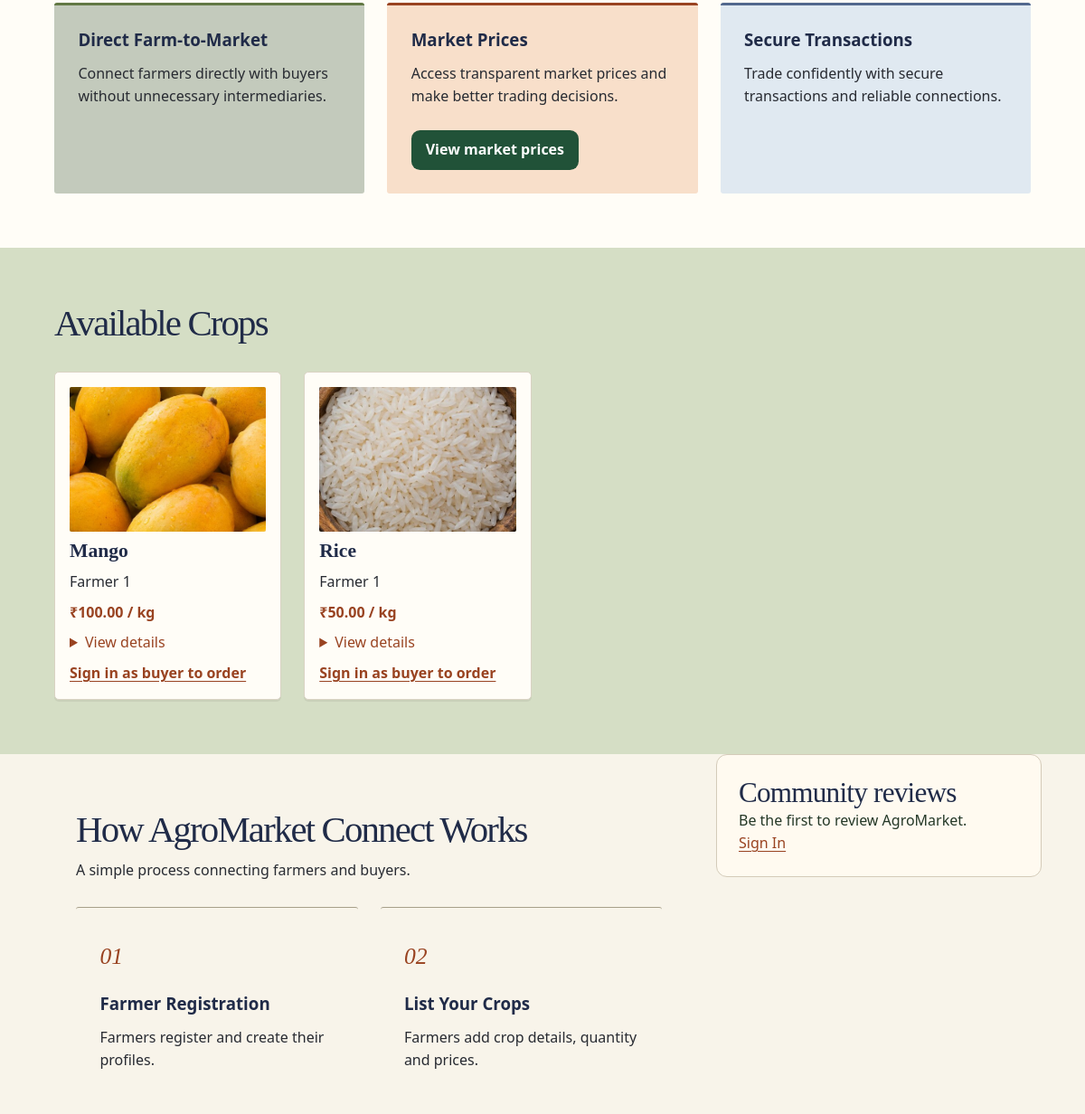
/Home/index.php (middle part), run on an earlier commit of the app's database.
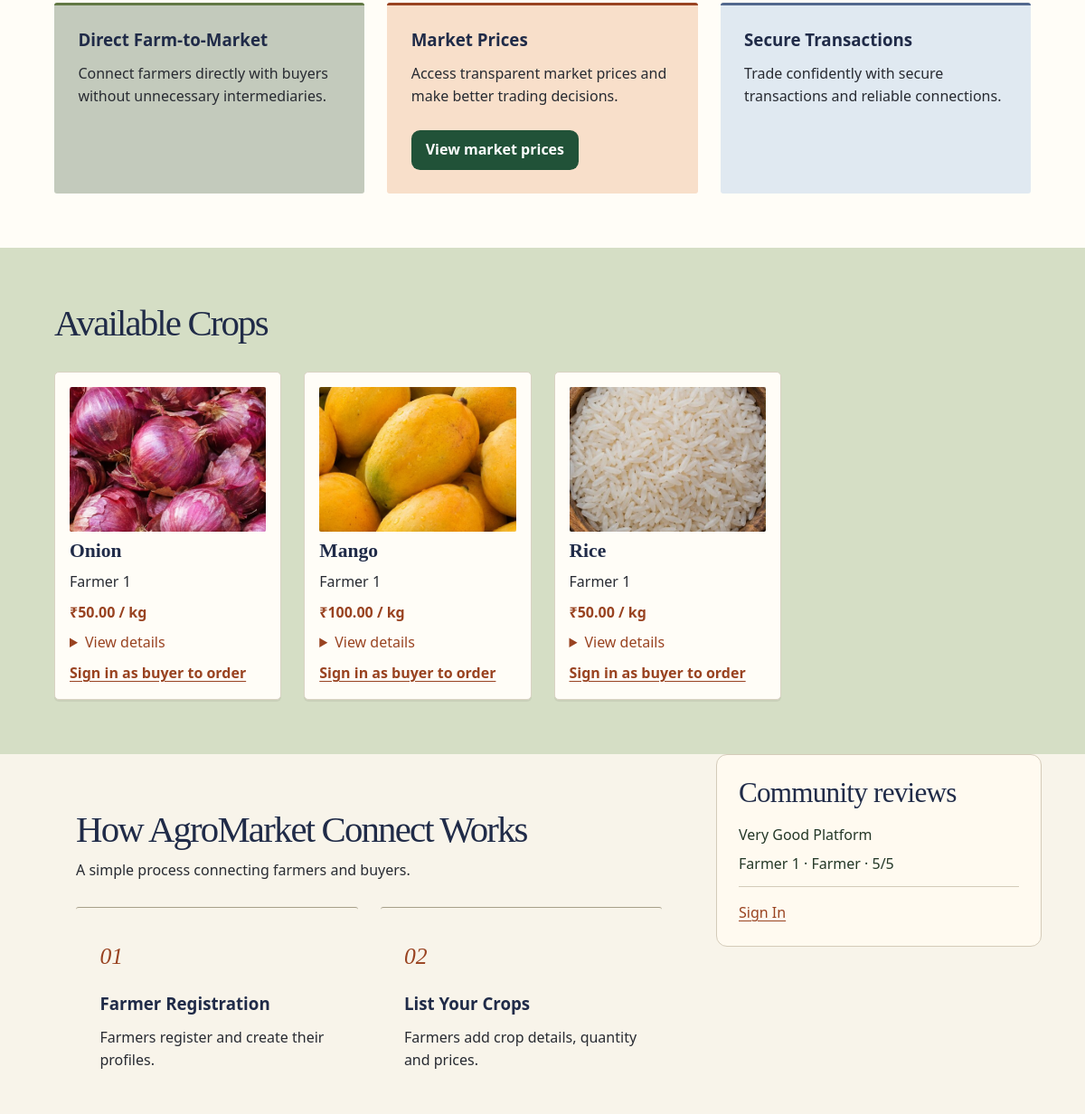
And on a later commit of the database.
### tables this page shows
CREATE TABLE `crop_listings` (
    `listing_id` bigint(20) UNSIGNED NOT NULL,
    `farmer_id` bigint(20) UNSIGNED NOT NULL,
    `category_id` int(10) UNSIGNED NOT NULL,
    `crop_name` varchar(120) NOT NULL,
    `variety` varchar(120) DEFAULT NULL,
    `description` text DEFAULT NULL,
    `quantity_available` decimal(12, 3) NOT NULL,
    `quantity_unit` varchar(20) NOT NULL,
    `price_per_unit` decimal(12, 2) NOT NULL,
    `minimum_order_quantity` decimal(12, 3) DEFAULT NULL,
    `quality_grade` varchar(50) DEFAULT NULL,
    `harvest_date` date DEFAULT NULL,
    `available_from` date DEFAULT NULL,
    `available_until` date DEFAULT NULL,
    `listing_status` enum(
        'available',
        'paused',
        'sold_out',
        'removed'
    ) NOT NULL DEFAULT 'available',
    `created_at` datetime DEFAULT current_timestamp(),
    `updated_at` datetime DEFAULT current_timestamp() ON UPDATE current_timestamp()
);

CREATE TABLE `users` (
    `user_id` bigint(20) UNSIGNED NOT NULL,
    `role` enum('admin', 'farmer', 'buyer') NOT NULL,
    `full_name` varchar(100) NOT NULL,
    `email` varchar(150) DEFAULT NULL,
    `mobile` varchar(15) DEFAULT NULL,
    `password_hash` varchar(255) NOT NULL,
    `account_status` enum(
        'pending',
        'active',
        'suspended',
        'closed'
    ) NOT NULL DEFAULT 'pending',
    `email_verified_at` datetime DEFAULT NULL,
    `mobile_verified_at` datetime DEFAULT NULL,
    `last_login_at` datetime DEFAULT NULL,
    `created_at` datetime NOT NULL DEFAULT current_timestamp(),
    `updated_at` datetime NOT NULL DEFAULT current_timestamp(),
    `token` varchar(64) DEFAULT NULL,
    `username` varchar(50) NOT NULL,
    `last_login` datetime DEFAULT NULL
);

CREATE TABLE `platform_reviews` (
    `user_id` bigint(20) UNSIGNED NOT NULL,
    `rating` tinyint(3) UNSIGNED NOT NULL,
    `review_text` varchar(400) NOT NULL,
    `updated_at` datetime NOT NULL DEFAULT current_timestamp()
);

### Home/includes/home-languages.php (called while the page is built, shortened)
<?php
$homeLanguage  = $_SESSION['home_language'] ?? $_COOKIE['agromarket_language'] ?? 'en';
$t = static function (string $english) use ($homeCopy, $homeLanguage): string {
    return $homeCopy[$english][$homeLanguage] ?? $english;
};

### Home/includes/html.php (called while the page is built)
<?php
function e($value)
{
    return htmlspecialchars((string) ($value ?? ""), ENT_QUOTES, "UTF-8");
}

### Home/index.php (the view, shortened to what the rows shown need)
<?php
    require_once __DIR__ . "/includes/html.php";
    require __DIR__ . "/includes/home-languages.php";
    require __DIR__ . "/includes/review-actions.php";
    $query = is_string($_GET['q'] ?? null)
    ? trim($_GET['q'])
    : '';
    $page = max(
    1,
    min(
        1000000,
        (int) filter_input(INPUT_GET, 'page', FILTER_VALIDATE_INT)
    )
    );
    $pageSize = 12;
    $offset   = ($page - 1) * $pageSize;
    $listings     = [];
    $catalogError = '';
    try {
    require_once __DIR__ . "/config/db.php";
    $sql = "
        SELECT
            cl.listing_id,
            cl.crop_name,
            cl.variety,
            cl.quantity_available,
            cl.quantity_unit,
            cl.price_per_unit,
            cl.description,
            u.full_name AS farmer_name,
            cc.category_name,
            (
                SELECT li.image_path
                FROM listing_images li
                WHERE li.listing_id = cl.listing_id
                ORDER BY
                    li.is_primary DESC,
                    li.sort_order,
                    li.image_id
                LIMIT 1
            ) AS image_path
        FROM crop_listings cl
        JOIN users u
            ON u.user_id = cl.farmer_id
        LEFT JOIN crop_categories cc
            ON cc.category_id = cl.category_id
        WHERE cl.listing_status = 'available'
            AND cl.quantity_available > 0
            AND u.role = 'farmer'
            AND u.account_status = 'active'
            AND (
                cl.available_from IS NULL
                OR cl.available_from <= CURDATE()
            )
            AND (
                cl.available_until IS NULL
                OR cl.available_until >= CURDATE()
            )
    ";
    $sql .= "
        ORDER BY
            cl.created_at DESC,
            cl.listing_id DESC
        LIMIT ? OFFSET ?
    ";
    $stmt  = $link->prepare($sql);
    $limit = $pageSize + 1;
    if ($query === '') {
        $stmt->bind_param(
            "ii",
            $limit,
            $offset
        );
    }
    $stmt->execute();
    $listings = $stmt->get_result()->fetch_all(MYSQLI_ASSOC);
    } catch (mysqli_sql_exception $exception) {
    error_log(
        "Homepage catalog: " . $exception->getMessage()
    );
    $catalogError = "The crop catalog is temporarily unavailable. Please try again shortly.";
    }
?>
<!DOCTYPE html>
<html lang="<?php echo e($homeLanguage); ?>">
<head>
    <link rel="stylesheet" href="./index.css">
    <link rel="stylesheet" href="./styles/home-language.css">
</head>
<body>
    <main>
        <section class="featured-crops" id="marketplace">
            <div class="section-heading">
                <h2>
                    <?php echo e($t(
                            $query === ''
                                ? 'Available Crops'
                                : 'Search Results'
                    )); ?>
                </h2>
            </div>
            <?php if ($catalogError !== ''): ?>
                <p>
                    <?php echo e($t($catalogError)); ?>
                </p>
            <?php else: ?>
                <div class="crops-container">
                    <?php foreach ($listings as $listing): ?>
                        <article class="crop-card">
                            <div class="crop-image">
                                <?php if (! empty($listing['image_path'])): ?>
                                    <img
                                        src="<?php echo e($listing['image_path']); ?>"
                                        alt="<?php echo e($listing['crop_name']); ?>"
                                        loading="lazy"
                                    >
                                <?php else: ?>
                                    <?php echo e($t('No photo available')); ?>
                                <?php endif; ?>
                            </div>
                            <h3>
                                <?php echo e($listing['crop_name']); ?>
                            </h3>
                            <p>
                                <?php echo e($listing['farmer_name']); ?>
                            </p>
                            <strong>
                                ₹<?php echo number_format(
                                           (float) $listing['price_per_unit'],
                                           2
                                   ); ?>
                                /
                                <?php echo e($listing['quantity_unit']); ?>
                            </strong>
                            <details>
                                <summary>
                                    <?php echo e($t('View details')); ?>
                                </summary>
                            </details>
                            <?php if (
                                    ($_SESSION['user_role'] ?? '') === 'buyer'
                            ): ?>
                                <a
                                    class="place-order-button"
                                    href="buyer/place_order.php?listing_id=<?php echo (int) $listing['listing_id']; ?>"
                                >
                                    <?php echo e($t('Place order')); ?>
                                </a>
                            <?php else: ?>
                                <a href="auth/login.php?listing_id=<?php echo (int) $listing['listing_id']; ?>">
                                    <?php echo e($t(
                                            'Sign in as buyer to order'
                                    )); ?>
                                </a>
                            <?php endif; ?>
                        </article>
                    <?php endforeach; ?>
                </div>
            <?php endif; ?>
        </section>
        <div class="community-layout">
            <section class="how-it-works">
                <div class="section-heading">
                    <h2>
                        <?php echo e($t(
                                'How AgroMarket Connect Works'
                        )); ?>
                    </h2>
                </div>
            </section>
            <?php require __DIR__ . '/includes/review-aside.php'; ?>
        </div>
    </main>
</body>
</html>

### Home/includes/review-aside.php (shortened to what the rows shown need)
<?php
    try {
    $reviews = $link->query(
        "SELECT
            u.full_name,
            u.role,
            r.rating,
            r.review_text
         FROM platform_reviews r
         JOIN users u
            ON u.user_id = r.user_id
         WHERE u.account_status = 'active'
            AND u.role IN ('farmer', 'buyer')
         ORDER BY
            r.updated_at DESC,
            r.user_id DESC
         LIMIT 3"
    )->fetch_all(MYSQLI_ASSOC);
    } catch (mysqli_sql_exception $ex) {
    error_log('Review display: ' . $ex->getCode());
    $reviews = null;
    }
?>
<aside id="community-reviews" aria-labelledby="reviews-heading">
    <h2 id="reviews-heading">
        <?php echo e($t('Community reviews')); ?>
    </h2>
    <?php if (! $reviews): ?>
        <p>
            <?php echo e($t(
    $reviews === null
        ? 'Reviews are temporarily unavailable.'
        : 'Be the first to review AgroMarket.'
)); ?>
        </p>
    <?php else: ?>
        <?php foreach ($reviews as $review): ?>
            <figure>
                <blockquote>
                    <?php echo e($review['review_text']); ?>
                </blockquote>
                <figcaption>
                    <?php echo e($review['full_name']); ?>
                    ·
                    <?php echo e($t(ucfirst($review['role']))); ?>
                    ·
                    <?php echo (int) $review['rating']; ?>/5
                </figcaption>
            </figure>
        <?php endforeach; ?>
    <?php endif; ?>
</aside>

What changed in the data, as far as the page shows it:
added crop_listings: shows a picture, crop_name "Onion", users.full_name "Farmer 1", price_per_unit "50.00", quantity_unit "kg"
added platform_reviews: review_text "Very Good Platform", user_id.full_name "Farmer 1", user_id.role "Farmer", rating "5"
Also different on the page:
text no longer shown: "Be the first to review AgroMarket."
